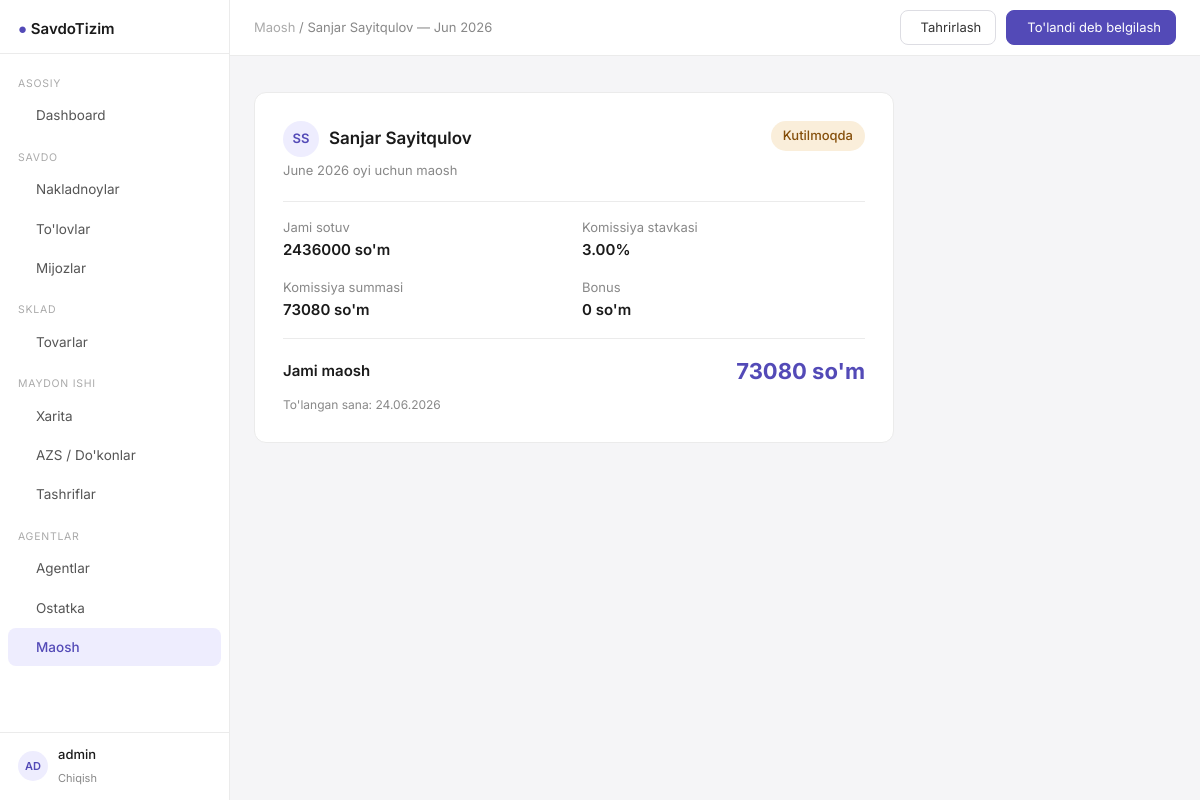
Page /salaries/1/ (signed in) on the committed database.
### apps/models.py (models this page shows, shortened)
class User(AbstractUser):
    pass

class Salary(Model):
    class Status(TextChoices):
        CALCULATED = 'calculated', "Hisoblandi"
        PAID = 'paid', "To'landi"
    agent = ForeignKey(Agent, on_delete=CASCADE, related_name='salaries')
    month = DateField(help_text="Oy boshi sanasi, masalan: 2026-06-01")
    total_sales = IntegerField(default=0, help_text="O'sha oyda jami sotilgan summa")
    commission_rate = DecimalField(max_digits=5, decimal_places=2)
    commission_amount = IntegerField(default=0, help_text="Foiz bo'yicha hisoblangan summa")
    bonus = IntegerField(default=0)
    total_salary = IntegerField(default=0, help_text="commission_amount + bonus")
    status = CharField(max_length=20, choices=Status.choices, default=Status.CALCULATED)
    date_paid = DateField(null=True, blank=True)
    note = TextField(blank=True)
    class Meta:
        verbose_name = "Maosh"
        verbose_name_plural = "Maoshlar"
        unique_together = ('agent', 'month')
        ordering = ['-month']

class Agent(Model):
    first_name = CharField(max_length=120)
    last_name = CharField(max_length=120)
    phone = CharField(max_length=20)
    address = CharField(max_length=255, blank=True)
    commission_rate = DecimalField(
        max_digits=5, decimal_places=2, default=3.0,
        help_text="Foiz stavkasi, masalan 3.5"
    )
    balance_limit = IntegerField(
        default=0,
        help_text="Agentga berilishi mumkin bo'lgan maksimal naqd pul"
    )
    is_active = BooleanField(default=True)
    date_created = DateTimeField(auto_now_add=True)
    def __str__(self):
        return f"{self.first_name} {self.last_name}"
    class Meta:
        verbose_name = "Agent"
        verbose_name_plural = "Agentlar"

### apps/views.py (the view)
# urls.py: path('salaries/<int:pk>/', views.salary_detail, name='salary_detail'),
@login_required
def salary_detail(request, pk):
    salary = get_object_or_404(Salary.objects.select_related('agent'), pk=pk)
    return render(request, 'salaries/detail.html', {'salary': salary})

### templates/salaries/detail.html (shortened to what this page needs)
{% extends "base.html" %}
{% block breadcrumb %}
  <a href="{% url 'salary_list' %}" style="color:#aaa;text-decoration:none;">Maosh</a> / {{ salary.agent }} — {{ salary.month|date:"M Y" }}
{% endblock %}
{% block topbar_actions %}
  <a href="{% url 'salary_update' salary.pk %}" class="btn"> Tahrirlash</a>
  {% if salary.status != 'paid' %}
  <form method="post" action="{% url 'salary_mark_paid' salary.pk %}" style="display:inline;">
    <button type="submit" class="btn btn-primary"> To'landi deb belgilash</button>
  </form>
  {% endif %}
{% endblock %}
{% block content %}
<div style="max-width:640px;">
  <div class="card" style="padding:28px;">
    <div style="display:flex; justify-content:space-between; align-items:flex-start; margin-bottom:20px;">
      <div>
        <div style="display:flex; align-items:center; gap:10px; margin-bottom:4px;">
          <div class="avatar" style="width:36px; height:36px; font-size:13px;">
            {{ salary.agent.first_name|slice:":1"|upper }}{{ salary.agent.last_name|slice:":1"|upper }}
          </div>
          <span style="font-size:17px; font-weight:600;">{{ salary.agent }}</span>
        </div>
        <div style="font-size:13px; color:#888;">{{ salary.month|date:"F Y" }} oyi uchun maosh</div>
      </div>
      {% if salary.status == 'paid' %}
        <span class="badge badge-green" style="font-size:13px; padding:5px 12px;">To'landi</span>
      {% else %}
        <span class="badge badge-amber" style="font-size:13px; padding:5px 12px;">Kutilmoqda</span>
      {% endif %}
    </div>
    <hr class="divider">
    <div style="display:grid; grid-template-columns:1fr 1fr; gap:16px; font-size:13px;">
      <div>
        <div style="color:#888; margin-bottom:2px;">Jami sotuv</div>
        <div style="font-weight:600; font-size:15px;">{{ salary.total_sales|floatformat:0 }} so'm</div>
      </div>
      <div>
        <div style="color:#888; margin-bottom:2px;">Komissiya stavkasi</div>
        <div style="font-weight:600; font-size:15px;">{{ salary.commission_rate }}%</div>
      </div>
      <div>
        <div style="color:#888; margin-bottom:2px;">Komissiya summasi</div>
        <div style="font-weight:600; font-size:15px;">{{ salary.commission_amount|floatformat:0 }} so'm</div>
      </div>
      <div>
        <div style="color:#888; margin-bottom:2px;">Bonus</div>
        <div style="font-weight:600; font-size:15px;">{{ salary.bonus|floatformat:0 }} so'm</div>
      </div>
    </div>
    <hr class="divider">
    <div style="display:flex; justify-content:space-between; align-items:center;">
      <span style="font-size:15px; font-weight:600;">Jami maosh</span>
      <span style="font-size:22px; font-weight:700; color:#534AB7;">{{ salary.total_salary|floatformat:0 }} so'm</span>
    </div>
    {% if salary.date_paid %}
    <div style="font-size:12px; color:#888; margin-top:8px;">To'langan sana: {{ salary.date_paid|date:"d.m.Y" }}</div>
    {% endif %}
  </div>
</div>
{% endblock %}

### templates/base.html (shortened to what this page needs)
<!DOCTYPE html>
<html lang="uz">
<head>
    <script src="https://cdn.tailwindcss.com"></script>
    <link rel="stylesheet" href="https://cdn.jsdelivr.net/npm/@tabler/icons-webfont@latest/tabler-icons.min.css"/>
</head>
<body>
<aside class="sidebar">
    <div style="padding:16px 18px 12px; border-bottom:1px solid #EBEBEB;">
    <span style="font-size:15px; font-weight:600;">
      <span style="color:#534AB7;">●</span> SavdoTizim
    </span>
    </div>
    <nav style="flex:1; padding:8px 0; overflow-y:auto;">
        <div class="nav-section">Asosiy</div>
        <a href="{% url 'dashboard' %}"
           class="nav-link {% if request.resolver_match.url_name == 'dashboard' %}active{% endif %}">
             Dashboard
        </a>
        <div class="nav-section">Savdo</div>
        <a href="{% url 'order_list' %}"
           class="nav-link {% if 'order' in request.resolver_match.url_name %}active{% endif %}">
             Nakladnoylar
        </a>
        <a href="{% url 'payment_list' %}"
           class="nav-link {% if 'payment' in request.resolver_match.url_name %}active{% endif %}">
             To'lovlar
        </a>
        <a href="{% url 'cliente_list' %}"
           class="nav-link {% if 'cliente' in request.resolver_match.url_name %}active{% endif %}">
             Mijozlar
        </a>
        <div class="nav-section">Sklad</div>
        <a href="{% url 'product_list' %}"
           class="nav-link {% if 'product' in request.resolver_match.url_name %}active{% endif %}">
             Tovarlar
        </a>
        <div class="nav-section">Maydon ishi</div>
        <a href="{% url 'point_map' %}"
           class="nav-link {% if request.resolver_match.url_name == 'point_map' %}active{% endif %}">
             Xarita
        </a>
        <a href="{% url 'point_list' %}"
           class="nav-link {% if request.resolver_match.url_name in 'point_list,point_create,point_update' %}active{% endif %}">
             AZS / Do'konlar
        </a>
        <a href="{% url 'visit_list' %}"
           class="nav-link {% if 'visit' in request.resolver_match.url_name %}active{% endif %}">
             Tashriflar
        </a>
        <div class="nav-section">Agentlar</div>
        <a href="{% url 'agent_list' %}"
           class="nav-link {% if request.resolver_match.url_name in 'agent_list,agent_detail' %}active{% endif %}">
             Agentlar
        </a>
        <a href="{% url 'agent_balance_list' %}"
           class="nav-link {% if 'balance' in request.resolver_match.url_name %}active{% endif %}">
             Ostatka
        </a>
        <a href="{% url 'salary_list' %}"
           class="nav-link {% if 'salary' in request.resolver_match.url_name %}active{% endif %}">
             Maosh
        </a>
    </nav>
    <div style="padding:12px 18px; border-top:1px solid #EBEBEB;">
        {% if user.is_authenticated %}
            <div style="display:flex; align-items:center; gap:10px;">
                <div class="avatar">{{ user.username|slice:":2"|upper }}</div>
                <div>
                    <div style="font-size:13px; font-weight:500;">{{ user.get_full_name|default:user.username }}</div>
                    <a href="{% url 'logout' %}" style="font-size:11px; color:#888; text-decoration:none;">Chiqish</a>
                </div>
            </div>
        {% endif %}
    </div>
</aside>
<div class="main-content">
    <header class="topbar" style="display:flex; align-items:center; justify-content:space-between; padding:0 24px;">
        <nav style="font-size:13px; color:#888;">
            {% block breadcrumb %}{% endblock %}
        </nav>
        <div style="display:flex; align-items:center; gap:10px;">
            {% block topbar_actions %}{% endblock %}
        </div>
    </header>
    <main style="padding:24px; flex:1;">
        {% block content %}{% endblock %}
    </main>
</div>
</body>
</html>

### templates/base.html (style rules this page uses)
* { box-sizing: border-box; }
body { font-family: 'Inter', sans-serif; background: #F5F5F7; color: #1a1a1a; }
.sidebar { width: 230px; min-height: 100vh; background: #fff; border-right: 1px solid #EBEBEB; position: fixed; top: 0; left: 0; bottom: 0; z-index: 40; display: flex; flex-direction: column; }
.main-content { margin-left: 230px; min-height: 100vh; display: flex; flex-direction: column; }
.topbar { height: 56px; background: #fff; border-bottom: 1px solid #EBEBEB; position: sticky; top: 0; z-index: 30; }
.nav-link { display: flex; align-items: center; gap: 10px; padding: 9px 18px; font-size: 13.5px; color: #555; border-radius: 8px; margin: 1px 8px; transition: background .12s, color .12s; text-decoration: none; }
.nav-link.active { background: #EEEDFE; color: #534AB7; font-weight: 500; }
.nav-section { font-size: 10.5px; color: #aaa; padding: 14px 18px 4px; text-transform: uppercase; letter-spacing: .07em; }
.badge { display: inline-flex; align-items: center; font-size: 11px; padding: 2px 9px; border-radius: 20px; font-weight: 500; }
.badge-amber { background: #FAEEDA; color: #854F0B; }
.card { background: #fff; border: 1px solid #EBEBEB; border-radius: 12px; }
.btn { display: inline-flex; align-items: center; gap: 6px; padding: 7px 14px; font-size: 13px; border-radius: 8px; border: 1px solid #DDDDE3; background: #fff; cursor: pointer; color: #333; text-decoration: none; transition: background .12s; }
.btn-primary { background: #534AB7; color: #fff; border-color: #534AB7; }
.avatar { width: 30px; height: 30px; border-radius: 50%; background: #EEEDFE; color: #534AB7; font-size: 11px; font-weight: 600; display: inline-flex; align-items: center; justify-content: center; flex-shrink: 0; }
.divider { border: none; border-top: 1px solid #EBEBEB; margin: 16px 0; }

### rows in the picture
User: username "AD", get_full_name "admin"
Salary: agent "Sanjar Sayitqulov", month "Jun 2026", agent.first_name "S", agent.last_name "S", month "June 2026", total_sales "2436000", commission_rate "3.00", commission_amount "73080", bonus "0", total_salary "73080", date_paid "24.06.2026"
